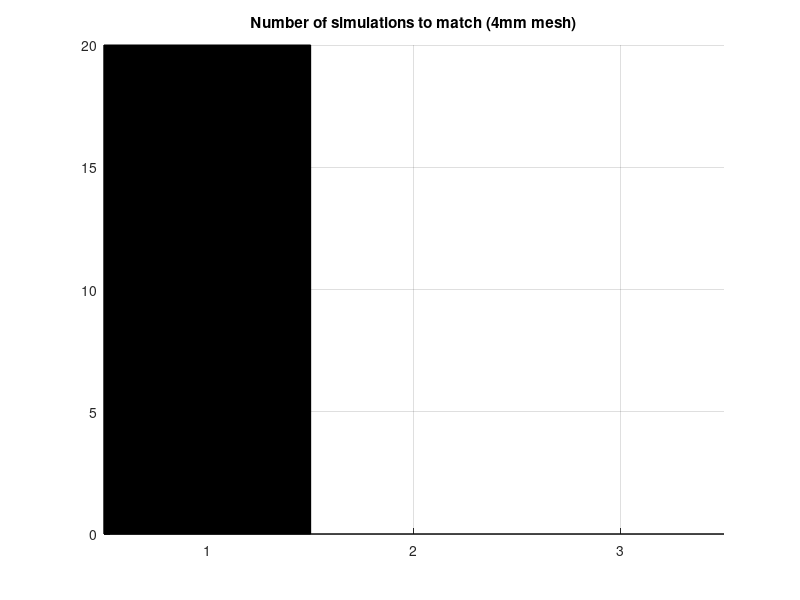
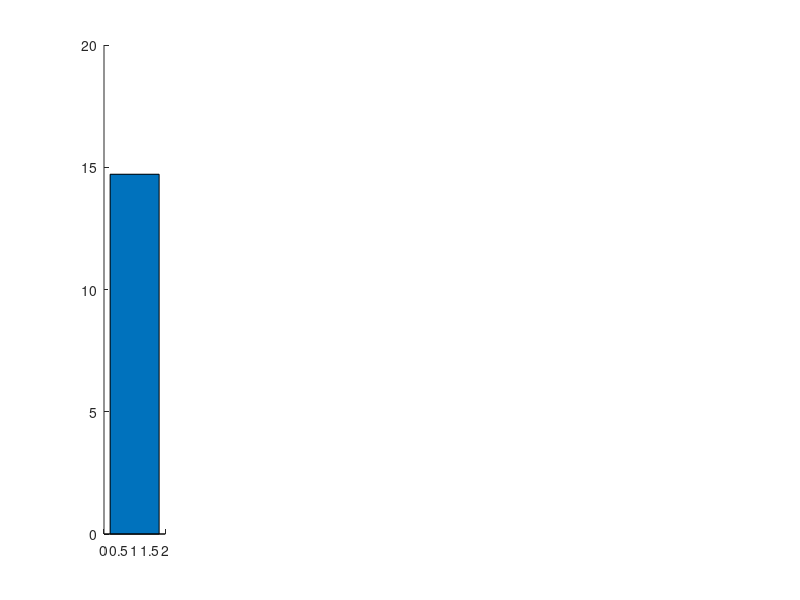

Here is the MATLAB script that generated these plots, in order: (Note: this script raises an error after producing the figures.)
%
%
%

% changes vs each model
%          k pc kr Im D
nsim = [20, 10, 10];
changes = [11 4 1 4 5;
           7 8 0 4 1;
           10 6 0 6 1];
          

sg_area = [91 3.22 89];                % [inf t=54, med t=154, sup t=154]  cm2
giw_area = [234.7 33.21 251.53];
sg_area_models = [80.1 2.71 86.5;
                  81.24 2.71 88.7;
                  90.64 2.71 102.61]/1.05;
giw_area_models = [263.2 34.7 228.9;
                   255.49 38.04 272.62;
                   244.48 34.963 259.32]/1.05;

t_finger = [315 420];                   % min, from experiment
t_finger_models = [365 395;
                   365 395;
                   355 405];            % "

close all
clrs = hot(10);
labls = {'Model 1', 'Model 2', 'Model 3'};
latx = {'Interpreter', 'latex'};
tit={'Gas in Finf', 'Brine with gas in Finf', 'Gas in Fmid', ...
     'Brine with gas in Fmid','Gas in Fsup', 'Brine with gas in Fsup'};
for n=1:3
   f1 = figure(1);
   hold on
   b1 = bar(n, nsim(n), 'k', 'BarWidth', 0.5);
   hold off
   grid on
   xlim([0.5 3.5])
   xticks([1 2 3])
   title('Number of simulations to match (4mm mesh)')
    
   f3 = figure(3);
   subplot(1,6,1)
   hold on
   b = bar(n, abs(sg_area_models(n, 1)-sg_area(1)));
   b.FaceColor = 'flat';
   b.CData = clrs(n,:);
   grid on
   hold off
   subplot(1,6,2)
   hold on
   b = bar(n, abs(giw_area_models(n, 1)-giw_area(1)));
   b.FaceColor = 'flat';
   b.CData = clrs(n,:);
   grid on
   hold off
   subplot(1,6,3)
   hold on
   b = bar(n, abs(sg_area_models(n, 2)-sg_area(2)));
   b.FaceColor = 'flat';
   b.CData = clrs(n,:);
   grid on
   hold off
   subplot(1,6,4)
   hold on
   b = bar(n, abs(giw_area_models(n, 2)-giw_area(2)));
   b.FaceColor = 'flat';
   b.CData = clrs(n,:);
   subplot(1,6,5)
   hold on
   b = bar(n, abs(sg_area_models(n, 3)-sg_area(3)));
   b.FaceColor = 'flat';
   b.CData = clrs(n,:);
   subplot(1,6,6)
   hold on
   b = bar(n, abs(giw_area_models(n, 3)-giw_area(3)));
   b.FaceColor = 'flat';
   b.CData = clrs(n,:);
   if n==3
        subplot(1,6,1)
        xlabel('Simulation nr.', 'fontsize', 12)
        ylabel('$\vert A_\mathrm{model} - A \vert$ [cm$^2$]', latx{:}, 'fontsize', 12)
        grid on
        title(tit{1}, 'fontSize', 12)
        subplot(1,6,2)
        grid on
        title(tit{2}, 'fontSize', 12)
        subplot(1,6,3)
        grid on
        title(tit{3}, 'fontSize', 12)
        subplot(1,6,4)
        grid on
        title(tit{4}, 'fontSize', 12)
        subplot(1,6,5)
        grid on
        title(tit{5}, 'fontSize', 12)
        subplot(1,6,6)
        grid on
        title(tit{6}, 'fontSize', 12)
   end
    
   f4 = figure(4);
   subplot(1,2,1)
   hold on
   b = bar(n, abs(t_finger_models(n, 1)-t_finger(1)));
   b.FaceColor = 'flat';
   b.CData = clrs(n,:);
   subplot(1,2,2)
   hold on
   b = bar(n, abs(t_finger_models(n, 2)-t_finger(2)));
   b.FaceColor = 'flat';
   b.CData = clrs(n,:);
   if n == 3
       subplot(1,2,1)
       grid on
       title('Finger Finf', 'fontSize', 11)
       ylabel('$\vert t_\mathrm{model} - t \vert$ [min]', latx{:}, 'fontsize', 12)
       xlabel('Model')
       xticks([1 2 3])
       
       subplot(1,2,2)
       grid on
       title('Finger Fsup', 'fontSize', 11)
       xticks([1 2 3])
   end
   
   f2 = figure(2);
   hold on
   b = bar(n, changes(n,:), 'stacked');
   ax = gca;
   b(1).FaceColor = clrs(2,:);
   b(2).FaceColor = clrs(3,:);
   b(3).FaceColor = clrs(5,:);
   b(4).FaceColor = clrs(7,:);
   b(5).FaceColor = clrs(9,:);
   hold off
   grid on
   if n==3
      xt = get(ax, 'XTick');
      set(gca, 'XTick', xt([3 5 7]), 'XTickLabel', labls)
      ylabel('Nr of changes', 'fontSize', 12)
   end
end
yd = get(b, 'YData');
ylb = {'$k$' '$P_c$' '$k_r$' '$I$' '$D$'};
barbase = cumsum([zeros(size(changes,1),1) changes(:,1:end-1)],2);
ylblpos = changes/2 + barbase;
text(xt(3)*ones(1,size(changes,2)), ylblpos(1,:), ylb, ...
    'HorizontalAlignment','center', 'color', 'k', latx{:}, ...
    'fontSize', 12)
f2.Position = [50, 50, 400, 300];

f1.Position = [50 50 325, 300];

f3.Position = [100, 100, 1200, 250];

f4.Position = [50 50 400, 300];